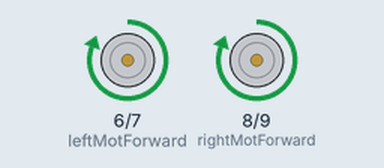
Simulated run of this sketch. Board: Arduino Uno, built with avr-gcc and run on an emulated ATmega328P. On the bench: motor-driver pin pairs drawn as motors (green arrow = first pin HIGH = forward, orange = second pin HIGH = backward, longer = more drive, scaled by the enable pin).

Above: at 2.5 s.
At 7.5 s:
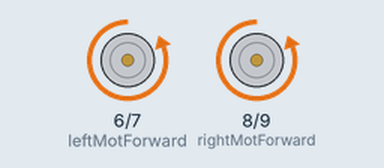
At 12.5 s:
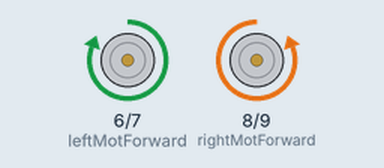
At 17.5 s:
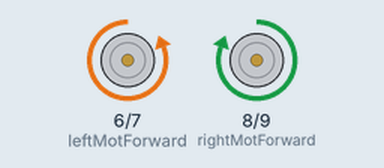
Timing chart, 0 to 26.0 s (numbered marks = the images above):
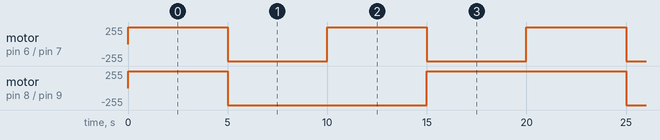

Measured:
- by itself, motor on pin 6 (leftMotForward) / pin 7 (leftMotBackward): alternates forward 255/255 for 5.0 s and backward 255/255 for 5.0 s
- by itself, motor on pin 8 (rightMotForward) / pin 9 (rightMotBackward): repeats every 20.0 s: backward 255/255 10.0 s, forward 255/255 10.0 s

The sketch:

DC_Motor_Control.ino
```cpp
/*Defining Arduino Pins*/
#define leftMotorPWM 5
#define leftMotForward 6
#define leftMotBackward 7
#define rightMotForward 8
#define rightMotBackward 9
#define rightMotorPWM 10


/*Motor Speed defines this two variable. Value of these two variables varies 0~255 */
int leftMotorSpeed = 255;
int rightMotorSpeed = 255;

void setup()
{
  pinMode(leftMotorPWM, OUTPUT);
  pinMode(leftMotForward, OUTPUT);
  pinMode(leftMotBackward, OUTPUT);
  pinMode(rightMotForward, OUTPUT);
  pinMode(rightMotBackward, OUTPUT);
  pinMode(rightMotorPWM, OUTPUT);
  Serial.begin(9600);
}


void loop()
{
      analogWrite(leftMotorPWM, leftMotorSpeed);
      analogWrite(rightMotorPWM, rightMotorSpeed);
      digitalWrite(leftMotForward , HIGH);
      digitalWrite(leftMotBackward , LOW);
      digitalWrite(rightMotForward , HIGH);
      digitalWrite(rightMotBackward , LOW);

      delay(5000);

      analogWrite(leftMotorPWM, leftMotorSpeed);
      analogWrite(rightMotorPWM, rightMotorSpeed);
      digitalWrite(leftMotForward , LOW);
      digitalWrite(leftMotBackward , HIGH);
      digitalWrite(rightMotForward , LOW);
      digitalWrite(rightMotBackward , HIGH);

      delay(5000);

      analogWrite(leftMotorPWM, leftMotorSpeed);
      analogWrite(rightMotorPWM, rightMotorSpeed);
      digitalWrite(leftMotForward , HIGH);
      digitalWrite(leftMotBackward , LOW);
      digitalWrite(rightMotForward , LOW);
      digitalWrite(rightMotBackward , HIGH);

      delay(5000);

      analogWrite(leftMotorPWM, leftMotorSpeed);
      analogWrite(rightMotorPWM, rightMotorSpeed);
      digitalWrite(leftMotForward , LOW);
      digitalWrite(leftMotBackward , HIGH);
      digitalWrite(rightMotForward , HIGH);
      digitalWrite(rightMotBackward , LOW);

      delay(5000);
}
```
